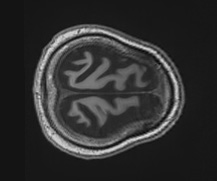
#> input picture CTRL-10_originale_comp.jpg, 217 x 181 px
$ python canny.py CTRL-10_originale_comp.jpg out.png   (Python 2 division)
#> lines starting #> are read from the running program, lines starting #| are printed output that depends on the picture; after the words box and inside, x2 and y2 are one past the last pixel; in counts of white or black regions, pixels touching at a corner belong together
import sys
import os
import niiImaging as niiImg
import MDVcomp as mdv
import cv2
import json
import pickle
import numpy as np

if __name__ == "__main__":
    if len(sys.argv) < 3:
             print "please provide argument: inPath(.png) outPath"
             sys.exit(0)

    img = cv2.imread(sys.argv[1],0)
#> img is the input picture: shape (181, 217); min 4, max 228, mean 47.9
    edges = cv2.Canny(img,100,200)
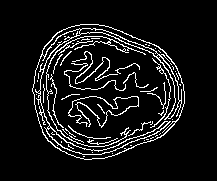
#> edges: shape (181, 217); 8.6% white in thin lines or dots, all inside (x1, y1, x2, y2) = (32, 24, 185, 160)
    cv2.imwrite(os.path.join( "./", sys.argv[2]+'.png' ),edges, [cv2.IMWRITE_PNG_COMPRESSION, 0])
